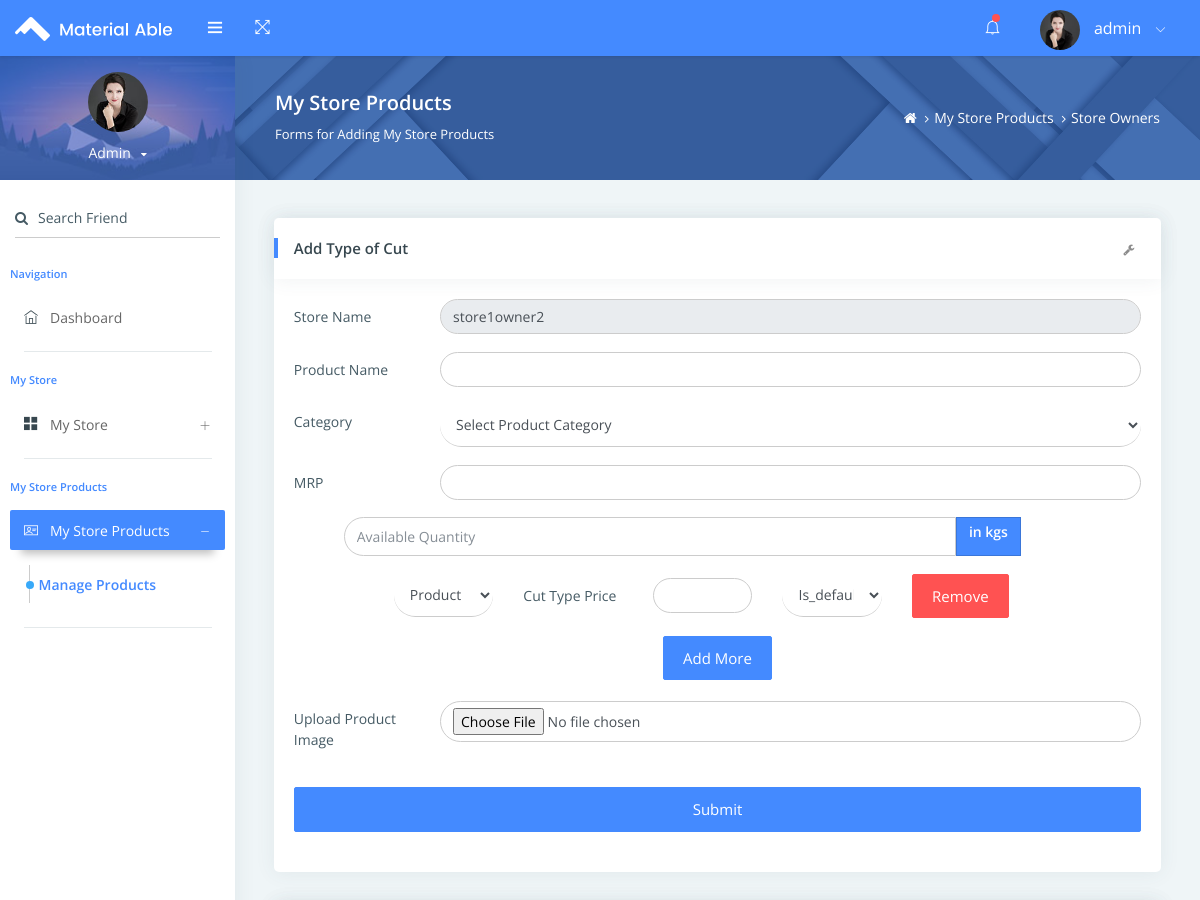
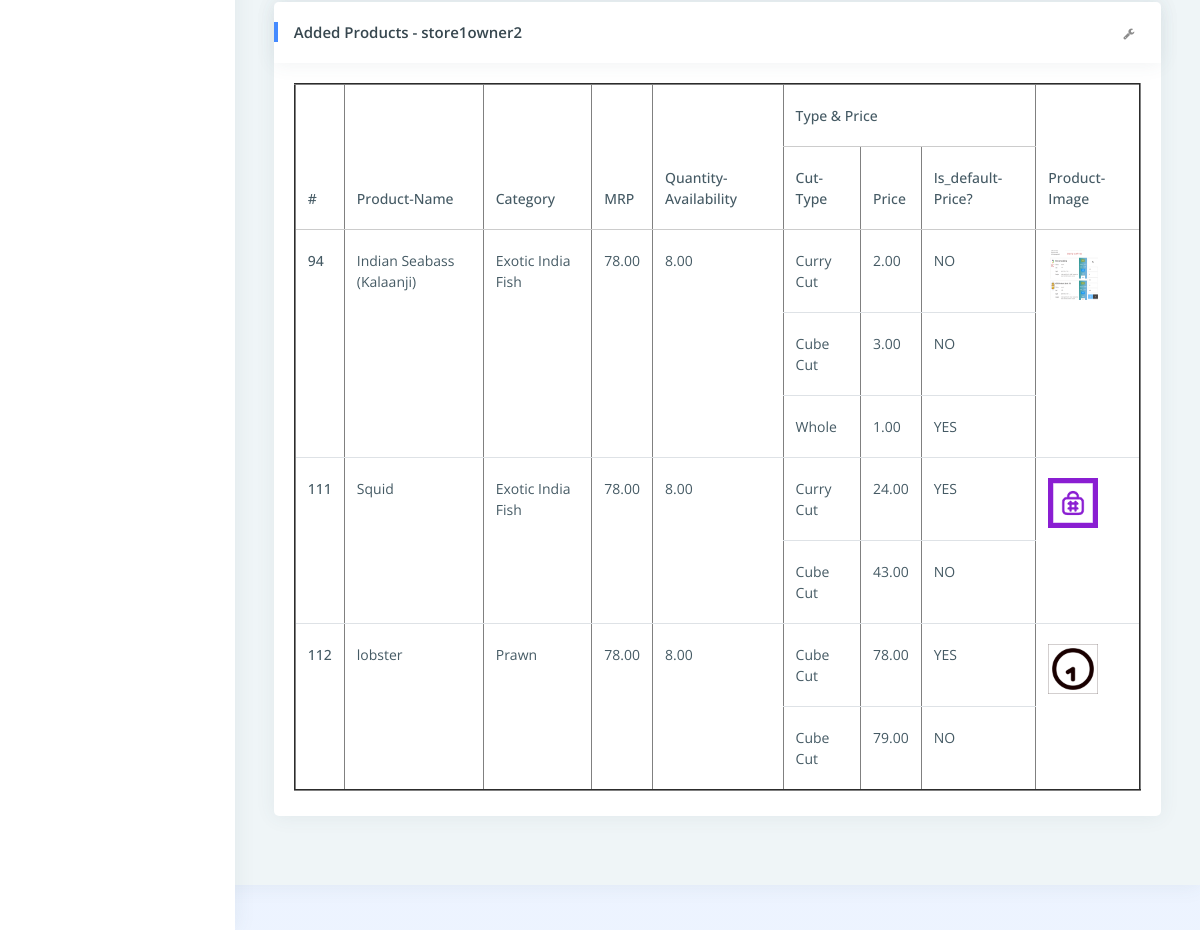
/store-owner-manage-products/1 (signed in), run on the app's committed database (2 pictures, top to bottom).
### admin_app/models.py (models this page shows, shortened)
class Store(models.Model):
    store_ownwer_name=models.ForeignKey(Store_owner_login,on_delete=models.CASCADE)
    store_name=models.TextField(max_length=200)
    store_location=models.TextField(max_length=200)
    store_description = models.TextField(blank=True, null=True)
    city = models.ForeignKey(City,on_delete=models.CASCADE)
    zip_code = models.CharField(max_length=20)
    latitude= models.DecimalField(max_digits=9,decimal_places=6)
    longitude= models.DecimalField(max_digits=9,decimal_places=6)
    store_number=models.IntegerField(blank=True,null=True)
    store_image = models.ImageField(upload_to='store_images/', blank=True, null=True)
    store_is_active=models.BooleanField(default=True)
    store_is_suspicious=models.BooleanField(default=False)

class Store_products(models.Model):
    store_name=models.ForeignKey(Store,on_delete=models.CASCADE)
    product_name=models.CharField(max_length=200)
    category=models.ForeignKey(Category,on_delete=models.CASCADE,null=True,blank=True)
    mrp=models.DecimalField(max_digits=10, decimal_places=2,null=True,blank=True)
    product_image=models.ImageField(upload_to='product_image/')
    product_available_quantity=models.DecimalField(max_digits=5,decimal_places=2,null=True,blank=True)
    is_todays_catch=models.BooleanField(default=False)
    is_available=models.BooleanField(default=False)

class Category(models.Model):
    product_type=models.ForeignKey(Product_Type,on_delete=models.CASCADE)
    category=models.CharField(max_length=200)
    category_image=models.ImageField(upload_to='category_image/')
    def __str__(self):
        return self.category

class Store_product_cutPrice(models.Model):
    product_name=models.ForeignKey(Store_products,on_delete=models.CASCADE)
    cut_type=models.ForeignKey(Cut_type,on_delete=models.CASCADE)
    product_price = models.DecimalField(max_digits=10, decimal_places=2)
    is_default_cutprice=models.BooleanField(default=False)

class Cut_type(models.Model):
    cut_type=models.CharField(max_length=200)
    cut_image=models.ImageField(upload_to='cut_image/')
    def __str__(self):
        return self.cut_type

### admin_app/views.py (the view)
    def check_store_owner(request,*args,**kwrgs):
        if 'store_owner_sess_id' not in request.session:
            return redirect('store_own_login')
        return store_owner_function(request,*args,**kwrgs)

### admin_app/templates/storeowner_manageproducts.html (shortened to what this page needs)
{% extends 'index.html' %}
{% load static %}
{% block content %}
<ul class="pcoded-item pcoded-left-item">
    <li class="">
        <a href="{% url 'index_page' %}" class="waves-effect waves-dark">
            <span class="pcoded-micon"><i class="ti-home"></i><b>D</b></span>
            <span class="pcoded-mtext">Dashboard</span>
        </a>
    </li>
</ul>
<div class="pcoded-navigation-label">My Store</div>
<ul class="pcoded-item pcoded-left-item">
    <li class="pcoded-hasmenu">
        <a href="javascript:void(0)" class="waves-effect waves-dark">
            <span class="pcoded-micon"><i class="ti-layout-grid2-alt"></i><b>BC</b></span>
            <span class="pcoded-mtext">My Store</span>
        </a>
    </li>
</ul>
<div class="pcoded-navigation-label">My Store Products</div>
<ul class="pcoded-item pcoded-left-item">
    <li class="pcoded-hasmenu active pcoded-trigger">
        <a href="javascript:void(0)" class="waves-effect waves-dark">
            <span class="pcoded-micon"><i class="ti-id-badge"></i><b>BC</b></span>
            <span class="pcoded-mtext">My Store Products</span>
        </a>
        <ul class="pcoded-submenu">
            <li class="active">
                <a href="{% url 'display_stores_4owner' %}" class="waves-effect waves-dark">
                    <span class="pcoded-mtext">Manage Products</span>
                </a>
            </li>
        </ul>
    </li>
</ul>
</nav>
<div class="pcoded-content">
    <div class="page-header">
        <div class="page-block">
            <div class="row align-items-center">
                <div class="col-md-8">
                    <div class="page-header-title">
                        <h5 class="m-b-10">My Store Products</h5>
                        <p class="m-b-0">Forms for Adding My Store Products</p>
                    </div>
                </div>
                <div class="col-md-4">
                    <ul class="breadcrumb">
                        <li class="breadcrumb-item">
                            <a href="{% url 'index_page' %}"> <i class="fa fa-home"></i> </a>
                        </li>
                        <li class="breadcrumb-item"><a href="{% url 'display_stores_4owner' %}">My Store Products</a>
                        </li>
                        <li class="breadcrumb-item"><a href="#!">Store Owners</a>
                        </li>
                    </ul>
                </div>
            </div>
        </div>
    </div>
    <div class="pcoded-inner-content">
        <div class="main-body">
            <div class="page-wrapper">
                <div class="page-body">
                    <div class="row">
                        <div class="col-sm-12">
                            <div class="card">
                                <div class="card-header">
                                    <h5>Add Type of Cut</h5>
                                    <div class="card-header-right">
                                        <ul class="list-unstyled card-option">
                                            <li><i class="fa fa fa-wrench open-card-option"></i></li>
                                        </ul>
                                    </div>
                                </div>
                                <div class="card-block">
                                    <form method="post" action="{% url 'storeowner_manageproducts' store_id %}"
                                        enctype="multipart/form-data">
                                        <div class="form-group row">
                                            <label class="col-sm-2 col-form-label">Store Name</label>
                                            <div class="col-sm-10">
                                                {% for i in stores_list %}
                                                <input type="text" class="form-control form-control-round" value="{{ i.store_name }}" readonly>
                                                    {% endfor %}
                                            </div>
                                        </div>
                                        <div class="form-group row">
                                            <label class="col-sm-2 col-form-label">Product Name</label>
                                            <div class="col-sm-10">
                                                <input type="text" class="form-control form-control-round"
                                                    name="product_name">
                                            </div>
                                        </div>
                                        <div class="form-group row">
                                            <label class="col-sm-2 col-form-label">Category</label>
                                            <div class="col-sm-10">
                                                <select name="category" class="form-control form-control-round">
                                                    <option value="opt1" disabled selected>Select Product Category
                                                    </option>
                                                </select>
                                            </div>
                                        </div>
                                        <div class="form-group row">
                                            <label class="col-sm-2 col-form-label">MRP</label>
                                            <div class="col-sm-10">
                                                <input type="text" class="form-control form-control-round" name="mrp">
                                            </div>
                                        </div>
                                        <div class="form-group row input-group col-sm-10" style="left: 5cap;">
                                            <input type="text" class="form-control form-control-round"
                                                name="product_available_quantity" placeholder="Available Quantity">
                                            <span class="input-group-prepend"><label class="input-group-text">
                                                    <h6>in kgs</h6>
                                                </label></span>
                                        </div>
                                        <div id="cuttype-section" style="margin-left: 10cap;">
                                            <div class="form-group row align-items-center cuttype-row">
                                                <div class="col-sm-2">
                                                    <select class="form-control form-control-round" name="cut_type">
                                                        <option value="opt1" disabled selected>Product Cut-Type</option>
                                                    </select>
                                                </div>
                                                <label class="col-sm-2 col-form-label">Cut Type Price</label>
                                                <div class="col-sm-2">
                                                    <input type="text" class="form-control form-control-round"
                                                        name="cut_type_price">
                                                </div>
                                                <div class="col-sm-2">
                                                    <select class="form-control form-control-round"
                                                        name="is_default_price">
                                                        <option value="opt1" disabled selected>Is_default-Price?
                                                        </option>
                                                    </select>
                                                </div>
                                                <div class="col-sm-2">
                                                    <button type="button" onclick="removeCutType(this)"
                                                        class="btn btn-danger remove-field">Remove</button>
                                                </div>
                                            </div>
                                        </div>
                                        <div class="text-center mt-3">
                                            <button type="button" onclick="addCutType()" id="add-more"
                                                class="btn btn-primary">Add
                                                More</button>
                                        </div><br>
                                        <div class="form-group row">
                                            <label class="col-sm-2 col-form-label">Upload Product Image</label>
                                            <div class="col-sm-10">
                                                <input type="file" class="form-control form-control-round"
                                                    name="product_image">
                                            </div>
                                        </div>
                                        <div class="row m-t-30">
                                            <div class="col-md-12">
                                                <button type="submit"
                                                    class="btn btn-primary btn-md btn-block waves-effect text-center m-b-20">Submit</button>
                                            </div>
                                        </div>
                                    </form>
                                </div>
                            </div>
                        </div>
                    </div>
                    <div class="card">
                        <div class="card-header">
                            {% for i in stores_list %}
                            <h5>Added Products - {{ i.store_name }}</h5>
                            {% endfor %}
                                <div class="card-header-right">
                                <ul class="list-unstyled card-option">
                                    <li><i class="fa fa fa-wrench open-card-option"></i></li>
                                </ul>
                            </div>
                        </div>
                        <div class="card-block table-border-style">
                            <div class="table-responsive">
                                {% if added_store_products %}
                                <table class="table table-hover" border="2">
                                    <thead>
                                        <tr>
                                            <th rowspan='2'>#</th>
                                            <th rowspan='2'>Product-Name</th>
                                            <th rowspan="2">Category</th>
                                            <th rowspan='2'>MRP</th>
                                            <th rowspan='2'>Quantity-Availability</th>
                                            <th colspan='3'>Type & Price</th>
                                            <th rowspan='2'>Product-Image</th>
                                        </tr>
                                        <tr>
                                            <th>Cut-Type</th>
                                            <th>Price</th>
                                            <th>Is_default-Price?</th>
                                        </tr>
                                    </thead>
                                    <tbody>
                                        {% for i in added_store_products %}
                                        {% with cut_price_count=i.store_product_cutprice_set.count %}
                                        {% for cut_price in i.store_product_cutprice_set.all %}
                                        <tr>
                                            {% if forloop.first %}
                                            <th scope="row" rowspan="{{ cut_price_count }}">{{ i.id }}</th>
                                            <td rowspan="{{ cut_price_count }}">{{ i.product_name }}</td>
                                            <td rowspan="{{ cut_price_count }}">{{ i.category }}</td>
                                            <td rowspan="{{ cut_price_count }}">{{ i.mrp }}</td>
                                            <td rowspan="{{ cut_price_count }}">{{ i.product_available_quantity }}</td>
                                            <td>{{ cut_price.cut_type }}</td>
                                            <td>{{ cut_price.product_price }}</td>
                                            <td>{% if cut_price.is_default_cutprice == True %} YES {% else %} NO {% endif %}</td>
                                            <td rowspan="{{ cut_price_count }}">
                                                <img src="{{ i.product_image.url }}" alt="{{ i.product_name }}"
                                                    width="50" height="50">
                                            </td>
                                            {% else %}
                                            <td>{{ cut_price.cut_type }}</td>
                                            <td>{{ cut_price.product_price }}</td>
                                            <td>{% if cut_price.is_default_cutprice == True %} YES {% else %} NO {% endif %}</td>
                                            {% endif %}
                                        </tr>
                                        {% endfor %}
                                        {% endwith %}
                                        {% endfor %}
                                    </tbody>
                                </table>
                                {% else %}
                                <p>No table found</p>
                                {% endif %}
                            </div>
                        </div>
                    </div>
                </div>
            </div>
        </div>
    </div>
</div>
{% endblock %}

### data on the page
Store: store_name "store1owner2"
Store_products: id "94", product_name "Indian Seabass (Kalaanji)", category "Exotic India Fish", mrp "78.00", product_available_quantity "8.00"
Store_product_cutPrice: cut_type "Curry Cut", product_price "2.00", is_default_cutprice "NO", product_image (picture)
Store_product_cutPrice: cut_type "Cube Cut", product_price "3.00", is_default_cutprice "NO"
Store_product_cutPrice: cut_type "Whole", product_price "1.00", is_default_cutprice "YES"
Store_products: id "111", product_name "Squid", category "Exotic India Fish", mrp "78.00", product_available_quantity "8.00"
Store_product_cutPrice: cut_type "Curry Cut", product_price "24.00", is_default_cutprice "YES", product_image (picture)
Store_product_cutPrice: cut_type "Cube Cut", product_price "43.00", is_default_cutprice "NO"
Store_products: id "112", product_name "lobster", category "Prawn", mrp "78.00", product_available_quantity "8.00"
Store_product_cutPrice: cut_type "Cube Cut", product_price "78.00", is_default_cutprice "YES", product_image (picture)
Store_product_cutPrice: cut_type "Cube Cut", product_price "79.00", is_default_cutprice "NO"

### other printed values
{{ store_owner_name }} "admin"
{{ store_owner_name }} "Admin"
